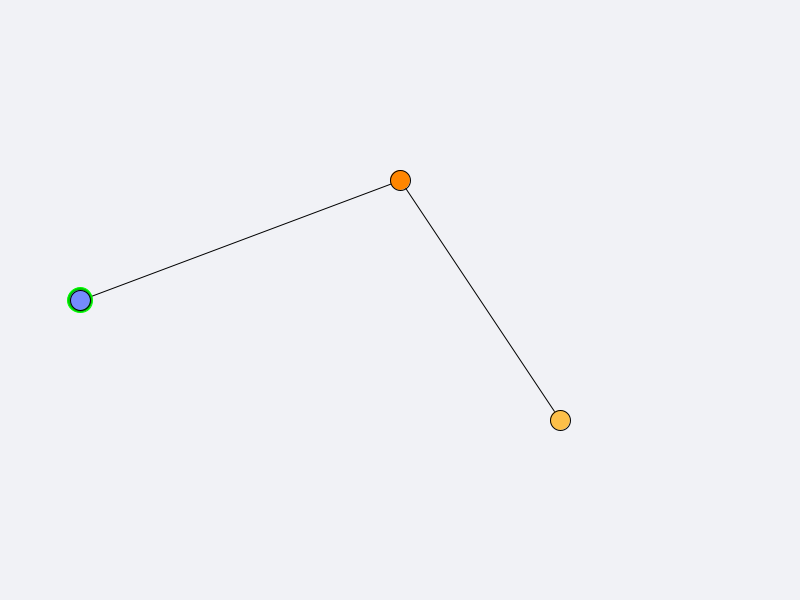
Frame 1 (no input)
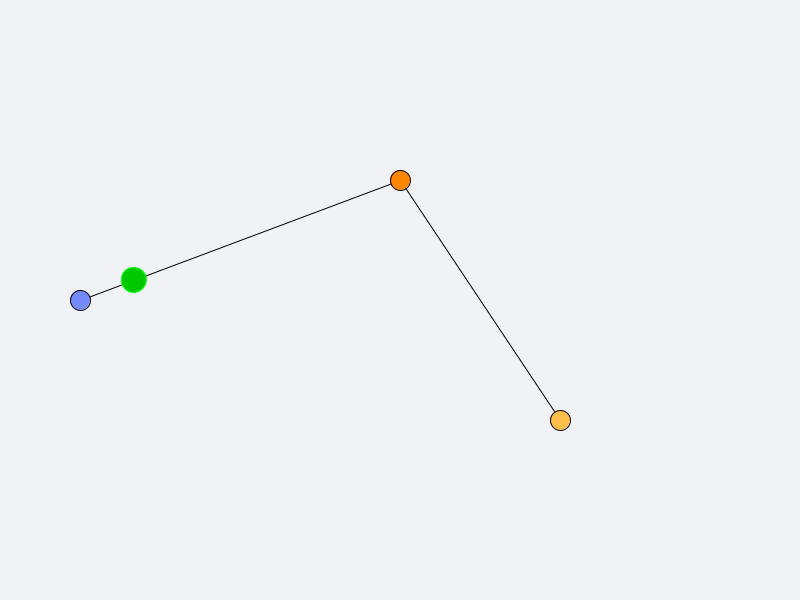
Frame 60 (the mouse pressed at the canvas centre just before this capture)
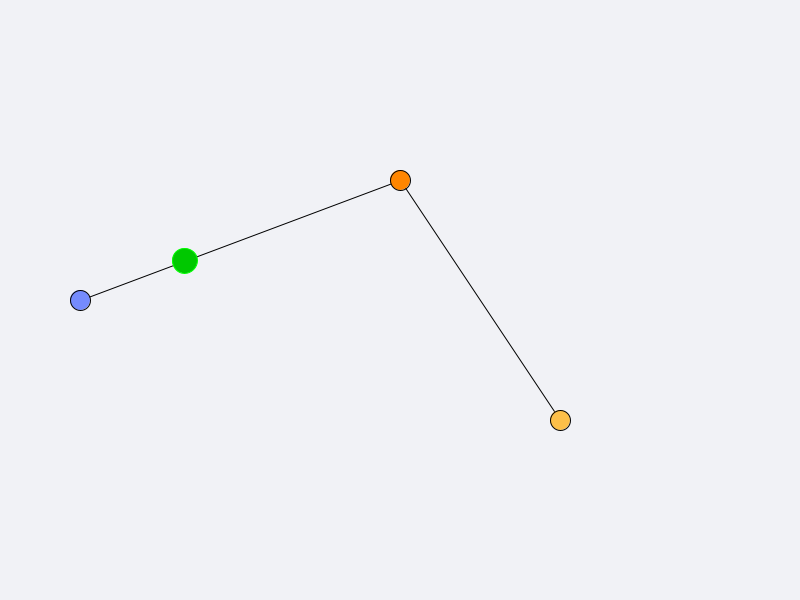
Frame 120 (the mouse held since frame 60 and released just before this capture)

The Processing sketch that drew these frames (run headless with seeded random() and noise(); from frame 60 on, the mouse is pressed at the canvas centre):

// Processing sketch: MontanaRusa
// ── MontanaRusa.pde
/* Ejercicio Montaña Rusa */
float dt = 0.1; // Diferencial de tiempo, mas sensible y mas importante
PVector a, b, c,  p, velAB, velBC;
float accAB = -.1; // Aceleración en el tramo AB, da sensacion que le cuesta subir
float accBC = 3; // Aceleración en el tramo BC, da sensacion de que va mas rapido

void setup(){
  size(800, 600); // Abrir una ventana
  a = new PVector(width/2 - 0.4*width, height/2); // Posicion del punto A
  b = new PVector(width/2, height/2 - 0.2*height); // Posicion del punto B
  c = new PVector(width/2 + 0.2*width, height/2 + 0.2*height); // Posicion del punto C
  p = new PVector(width/2 - 0.4*width, height/2); // Posicion inicial de la particula (punto A)

  velAB = PVector.sub(b,a).normalize().mult(10); // Saca la direccion
  velBC = PVector.sub(c,b).normalize().mult(20);
  //println(velAB);
  //println(a);
  //println(b);
  //println(c);
  // vel = b.sub(a); Metodo chungo q manda a cuenca a b

}

void draw(){
  background(#f1f2f6);
  lineaAB();
  lineaBC();
  particula();
  puntoA();
  puntoB();
  puntoC();
  //ellipse(mouseX, mouseY, 40, 40); //Creamos una ellipse
  
  //p.x += velAB.x * dt;
  //p.y += velAB.y * dt;
  
  /* Verificar si la partícula ha alcanzado el punto B
  if (p.dist(b) <= 1) {
    velAB = velBC;
    println(velAB);
  }
  p.add(PVector.mult(velAB,dt)); // Para velocidad constante
  */
  // Actualizar la velocidad y posición según la aceleración en el tramo AB
  if (p.x < b.x) {
    velAB.add(PVector.mult(velAB.copy().normalize(), accAB * dt));
    p.add(PVector.mult(velAB, dt));
  }
  
  // Actualizar la velocidad y posición según la aceleración en el tramo BC
  if (p.x >= b.x && p.x < c.x) {
    velBC.add(PVector.mult(velBC.copy().normalize(), accBC * dt));
    p.add(PVector.mult(velBC, dt));
  }
  println(p);
}
void particula(){
  //Particula P
  stroke(0,255,0);
  fill(0,200,0);
  ellipse (p.x,p.y,25,25);
}
void puntoA(){
  stroke(0);
  fill(#758bfd);
  ellipse(a.x, a.y, 20, 20);
 }
 
void puntoB(){
  stroke(0);
  fill(#ff8600);
  ellipse(b.x, b.y, 20, 20);
}
void puntoC(){
  stroke(0);
  fill(#fcbf49);
  ellipse(c.x, c.y, 20, 20);
}
void lineaAB(){
  stroke(0);
  line(a.x,a.y,b.x,b.y);
}
void lineaBC(){
  stroke(0);
  line(b.x,b.y,c.x,c.y);
}
